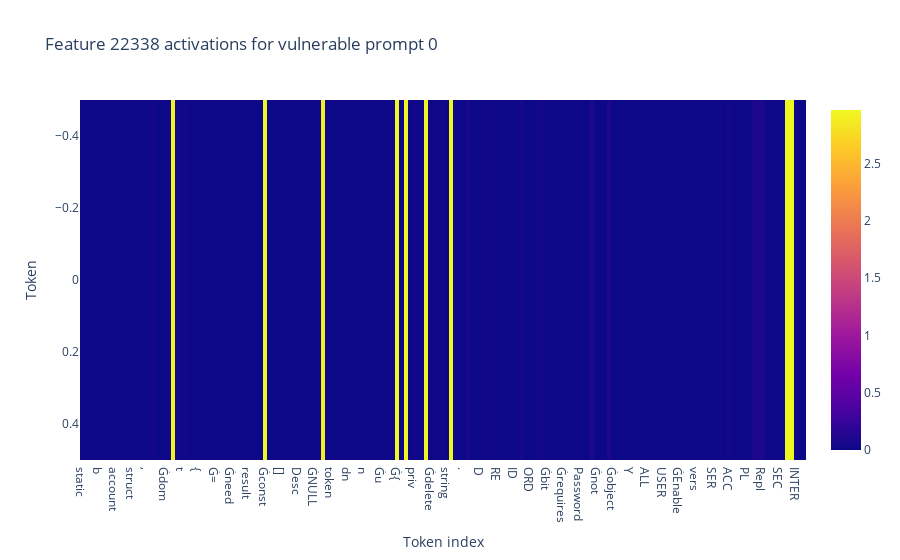
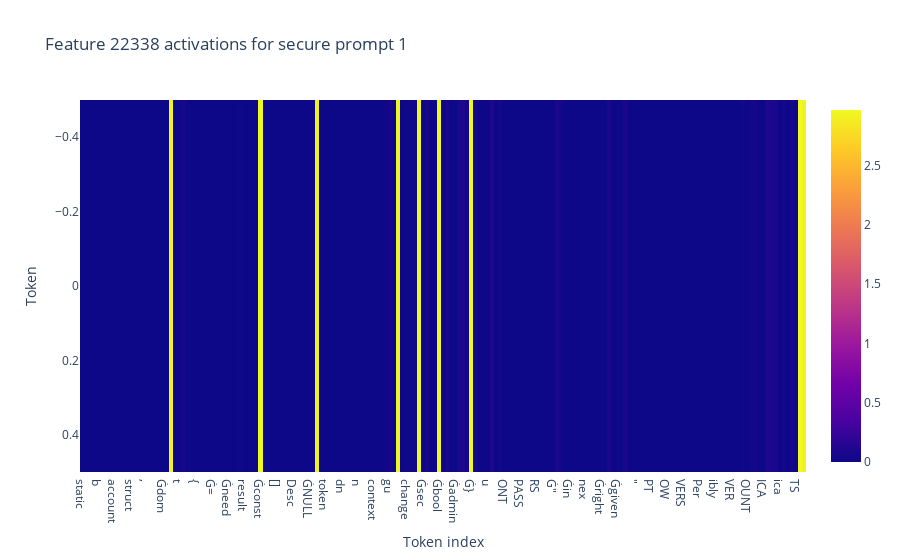
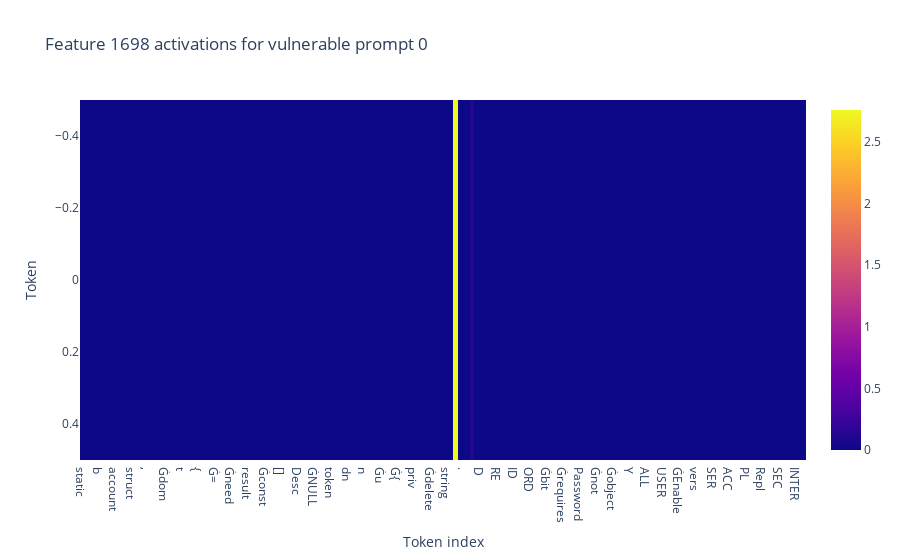

The cell these charts' notebook holds for them, in order:
### Code cell
important_features = feature_activation_df.sort_values("diff", ascending=False).index[:3]

for feature in important_features:
    feature_idx = int(feature.split("_")[-1])

    for prompt_idx, text in enumerate(prompt):
        
        security = "vulnerable" if prompt_idx == 0 else "secure"

        title = f"Feature {feature_idx} activations for {security} prompt {prompt_idx}"


        # # See the tokens that are most activated by the feature
        # feature_idx = 22338					

        # prompt_idx = 0

        # Foward pass the tokens through the SAE to get the activations per token
        token_wise_activation = cache["blocks.0.hook_resid_pre.hook_sae_acts_post"][prompt_idx, :, feature_idx]

        # Clip the activations to be between -10 and 10
        # token_wise_activation = torch.clamp(token_wise_activation, -10, 10)

        tokenized_prompt = model.tokenizer.tokenize(text)


        our_tokens = tokenized_prompt + [model.tokenizer.eos_token] #+ [model.tokenizer.eos_token] * (len(token_wise_activation) - len(tokenized_prompt)-1)

        if len(our_tokens) < len(token_wise_activation):
            our_tokens += [model.tokenizer.eos_token] * (len(token_wise_activation) - len(our_tokens))
        elif len(our_tokens) > len(token_wise_activation):
            our_tokens = our_tokens[:len(token_wise_activation)]
            # Some hacky way to do this
            


        print(len(our_tokens))
        # VIsualize the activations per token. I want a heatmap where the x-axis is the token index and the y-axis is the token.
        # The color of the cell should be the activation value.
        # We can use plotly for this.

        fig = px.imshow( token_wise_activation.unsqueeze(0).cpu().numpy(),title=title,labels={"x": "Token index", "y": "Token"},x=our_tokens)
        fig.show()

### Figure 1 — Plotly figure (JSON) as saved in the notebook; plotly's stock layout.template omitted (floating-point values rounded to 4 significant figures; data arrays with more than 128 entries replaced by an {"elided": "..."} marker saying what was removed)
{"data": [{"coloraxis": "coloraxis", "hovertemplate": "Token index: %{x}<br>Token: %{y}<br>color: %{z}<extra></extra>", "name": "0", "type": "heatmap", "x": {"elided": "1024 str values"}, "xaxis": "x", "yaxis": "y", "z": {"elided": "1x1024 float values"}}], "layout": {"coloraxis": {"colorscale": [[0, "#0d0887"], [0.1111, "#46039f"], [0.2222, "#7201a8"], [0.3333, "#9c179e"], [0.4444, "#bd3786"], [0.5556, "#d8576b"], [0.6667, "#ed7953"], [0.7778, "#fb9f3a"], [0.8889, "#fdca26"], [1, "#f0f921"]]}, "title": {"text": "Feature 22338 activations for vulnerable prompt 0"}, "xaxis": {"anchor": "y", "constrain": "domain", "domain": [0, 1], "scaleanchor": "y", "title": {"text": "Token index"}}, "yaxis": {"anchor": "x", "autorange": "reversed", "constrain": "domain", "domain": [0, 1], "title": {"text": "Token"}}}}

### Figure 2 — Plotly figure (JSON) as saved in the notebook; plotly's stock layout.template omitted (floating-point values rounded to 4 significant figures; data arrays with more than 128 entries replaced by an {"elided": "..."} marker saying what was removed)
{"data": [{"coloraxis": "coloraxis", "hovertemplate": "Token index: %{x}<br>Token: %{y}<br>color: %{z}<extra></extra>", "name": "0", "type": "heatmap", "x": {"elided": "1024 str values"}, "xaxis": "x", "yaxis": "y", "z": {"elided": "1x1024 float values"}}], "layout": {"coloraxis": {"colorscale": [[0, "#0d0887"], [0.1111, "#46039f"], [0.2222, "#7201a8"], [0.3333, "#9c179e"], [0.4444, "#bd3786"], [0.5556, "#d8576b"], [0.6667, "#ed7953"], [0.7778, "#fb9f3a"], [0.8889, "#fdca26"], [1, "#f0f921"]]}, "title": {"text": "Feature 22338 activations for secure prompt 1"}, "xaxis": {"anchor": "y", "constrain": "domain", "domain": [0, 1], "scaleanchor": "y", "title": {"text": "Token index"}}, "yaxis": {"anchor": "x", "autorange": "reversed", "constrain": "domain", "domain": [0, 1], "title": {"text": "Token"}}}}

### Figure 3 — Plotly figure (JSON) as saved in the notebook; plotly's stock layout.template omitted (floating-point values rounded to 4 significant figures; data arrays with more than 128 entries replaced by an {"elided": "..."} marker saying what was removed)
{"data": [{"coloraxis": "coloraxis", "hovertemplate": "Token index: %{x}<br>Token: %{y}<br>color: %{z}<extra></extra>", "name": "0", "type": "heatmap", "x": {"elided": "1024 str values"}, "xaxis": "x", "yaxis": "y", "z": {"elided": "1x1024 float values"}}], "layout": {"coloraxis": {"colorscale": [[0, "#0d0887"], [0.1111, "#46039f"], [0.2222, "#7201a8"], [0.3333, "#9c179e"], [0.4444, "#bd3786"], [0.5556, "#d8576b"], [0.6667, "#ed7953"], [0.7778, "#fb9f3a"], [0.8889, "#fdca26"], [1, "#f0f921"]]}, "title": {"text": "Feature 1698 activations for vulnerable prompt 0"}, "xaxis": {"anchor": "y", "constrain": "domain", "domain": [0, 1], "scaleanchor": "y", "title": {"text": "Token index"}}, "yaxis": {"anchor": "x", "autorange": "reversed", "constrain": "domain", "domain": [0, 1], "title": {"text": "Token"}}}}
